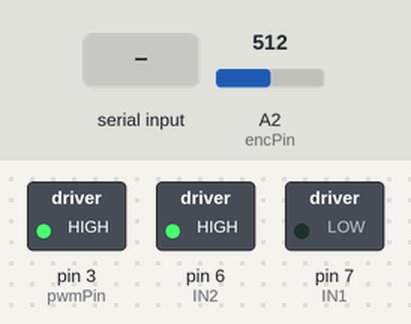
Bench run of a sketch on a simulated Arduino Uno, built with avr-gcc and run on an emulated ATmega328P. Parts: switched loads named in the sketch (green lamp = pin HIGH). Inputs (shaded band) come from the test bench; at power-on: A2 (encPin) = 512.

Above: at 1.2 s.
1.3 s: A2 (encPin) set to 650
2.8 s: A2 (encPin) set to 674
At 3.4 s:
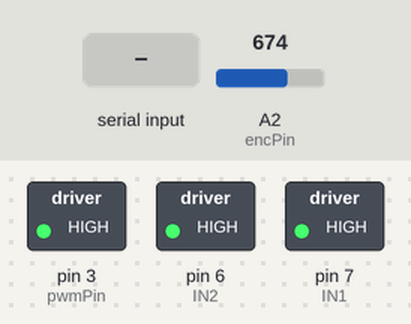
4.3 s: "200\n" received over Serial
At 6.5 s:
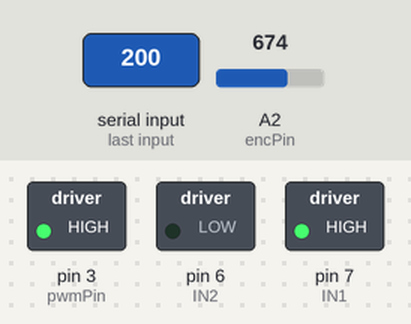
6.8 s: "90,45\n" received over Serial
At 8.4 s:
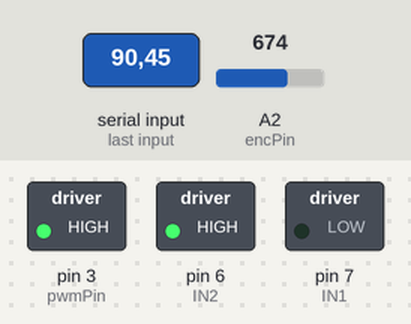
9.3 s: "1,90\n" received over Serial
At 11.7 s:
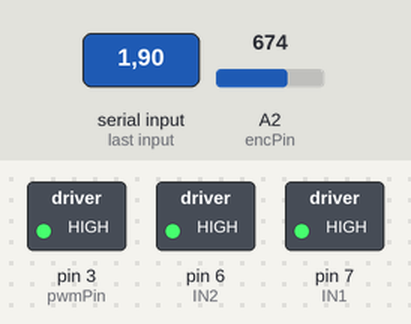
Timing chart, 0 to 12.8 s (numbered marks = the images above; inputs shaded):
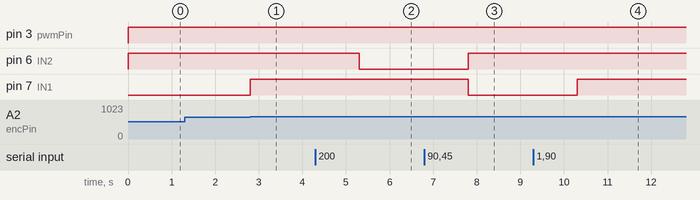

The sketch:

DCMotor5Control.ino
```cpp
#include <math.h>
#define IN1 7
#define IN2 6
#define pwmPin 3
#define encPin A2

const float loopTime = 10; // every X ms, the code enters update_speed()
float currRPM = 0; // current speed
float currPos = 360;
float refPos = 360;
int dir = 1;
int currPWM = 100; // current++ PWM output
int timePassed1 = 0;
unsigned long prevMillis1 = 0; // last time (ms) the code entered update_speed()

int timePassed2 = 0;
unsigned long prevMillis2 = 0; // last time (ms) the code entered update_speed()

volatile int refTime = 1;
int toc = 10;
int tic = 10;

float error = 0;
float Ki = 50;

char comma = ',';

void setup()
{
  pinMode(encPin, INPUT);
  pinMode(pwmPin, OUTPUT);
  pinMode(IN1, OUTPUT);
  pinMode(IN2, OUTPUT);
  Serial.begin(500000);
}
void loop()
{
  timePassed2 = millis() - prevMillis2;
  if(timePassed2 >= loopTime){
    update_pos();
    prevMillis2 = millis();
  }

  timePassed1 = millis() - prevMillis1;
  if(timePassed1 >= loopTime)
  {
    update_error();
    //print_motor_info();
    //reset cnt and time
    prevMillis1 = millis();
  }
}
void print_motor_info()
{
  //print reference RPM and current RPM+
  Serial.println("Calc_RPM currPos refPos error");
  Serial.println(String(currRPM)+" "+String(currPos) + " " + String(refPos) + " " + String(error) + " " +String(toc-tic) +" " +String(refTime));
}

void update_pos()
{
  if (Serial.available() > 0)
  {
    String input = Serial.readString();
    int commaLoc = input.indexOf(comma);
    int position = (input.substring(0, commaLoc)).toInt();

    int time = 0;
    if (commaLoc != -1){
      int time = (input.substring(commaLoc+1)).toInt();
      //Serial.println(String(time));
    }

    if (position > 0)
    {
      refPos = position;
    }
    if (commaLoc != -1 && time > 0)
    {
      refTime = time;
    }
  }

}

void update_error()
{
  currPos =  readAngle();
  currRPM = (currPos/loopTime/360.0) * dir;

  //error = refRPM - currRPM; //velocity
  error = refPos-currPos; //position
  if (error > 180) error -= 360;  // Ensure shortest path
  if (error < -180) error += 360;
  if (abs(error) < 5) {
    digitalWrite(IN1, 1);
    digitalWrite(IN2, 1);
    currPWM = 0;
    return;
  }

  tic = millis();
  currPWM = Ki*error;
  //Serial.println(String(currPWM));
  if (currPWM >= 255) {currPWM = 255;}
  if (currPWM <= -255) {currPWM = -255;}
  if (currPWM <= 0) {
    digitalWrite(IN1, 1);
    digitalWrite(IN2, 0);
    analogWrite(pwmPin,abs(currPWM));
    dir = -1;
  } else {
    digitalWrite(IN1, 0);
    digitalWrite(IN2, 1);
    analogWrite(pwmPin,abs(currPWM));
    dir = 1;
  }
  toc = millis();
  //currPWM = constrain(currPWM * Ki*error, 0, 255); // make sure this stays between 0 and 255
  //analogWrite(pwmPin, currPWM);
  //reference speed can be typed in by a user in Serial Monitor or Serial Plotter

}
float readAngle(){
  int raw_value = analogRead(encPin);
  return (raw_value/1023.0)*(5/3.3)*(360.0);  // Convert to degrees
}
```

Measured:
- the behaviour switches between 665 and 666 on A2 (encPin) (found by bisection; images 0 and 1)
- after the input at 1.3 s, every drawn part: stays the same
- after the input at 2.8 s, pin 7 (IN1): LOW → HIGH at once
- after the input at 4.3 s, pin 6 (IN2): HIGH → LOW after 1.0 s
- after the input at 6.8 s, pin 6 (IN2): LOW → HIGH after 1.0 s; pin 7 (IN1): HIGH → LOW after 1.0 s
- after the input at 9.3 s, pin 7 (IN1): LOW → HIGH after 1.0 s
